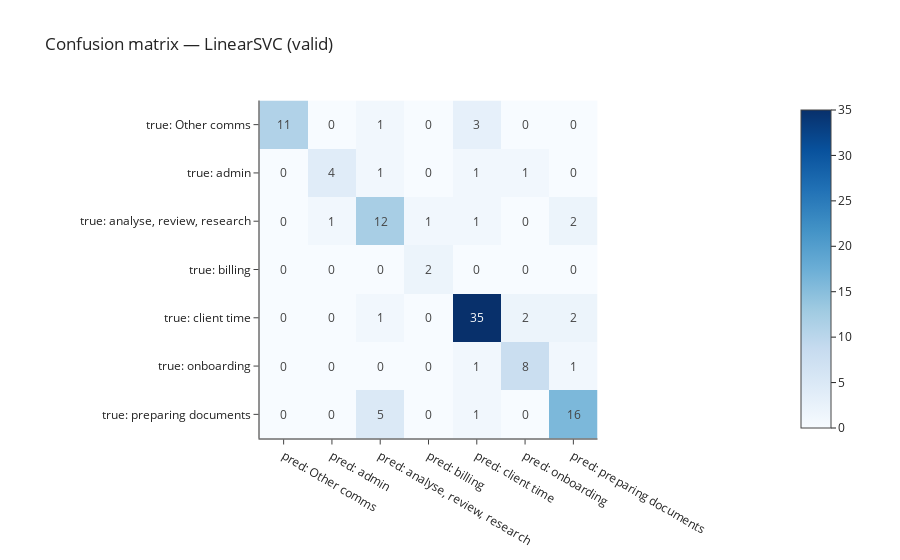

Write notebook code for a chart like this one.
### Code cell
labels = list(pipe_svc.classes_)
cm = confusion_matrix(y_va, yp_svc, labels=labels)
cm_df = pd.DataFrame(cm, index=[f"true: {c}" for c in labels],
                        columns=[f"pred: {c}" for c in labels])
fig = px.imshow(cm_df, text_auto=True, color_continuous_scale="Blues",
                title="Confusion matrix — LinearSVC (valid)")
fig.update_layout(template="simple_white")
fig.show()

### Figure 1 — Plotly figure (JSON) as saved in the notebook; plotly's stock layout.template omitted (floating-point values rounded to 4 significant figures)
{"data": [{"coloraxis": "coloraxis", "hovertemplate": "x: %{x}<br>y: %{y}<br>color: %{z}<extra></extra>", "name": "0", "texttemplate": "%{z}", "type": "heatmap", "x": ["pred: Other comms", "pred: admin", "pred: analyse, review, research", "pred: billing", "pred: client time", "pred: onboarding", "pred: preparing documents"], "xaxis": "x", "y": ["true: Other comms", "true: admin", "true: analyse, review, research", "true: billing", "true: client time", "true: onboarding", "true: preparing documents"], "yaxis": "y", "z": [[11, 0, 1, 0, 3, 0, 0], [0, 4, 1, 0, 1, 1, 0], [0, 1, 12, 1, 1, 0, 2], [0, 0, 0, 2, 0, 0, 0], [0, 0, 1, 0, 35, 2, 2], [0, 0, 0, 0, 1, 8, 1], [0, 0, 5, 0, 1, 0, 16]]}], "layout": {"coloraxis": {"colorscale": [[0, "rgb(247,251,255)"], [0.125, "rgb(222,235,247)"], [0.25, "rgb(198,219,239)"], [0.375, "rgb(158,202,225)"], [0.5, "rgb(107,174,214)"], [0.625, "rgb(66,146,198)"], [0.75, "rgb(33,113,181)"], [0.875, "rgb(8,81,156)"], [1, "rgb(8,48,107)"]]}, "title": {"text": "Confusion matrix — LinearSVC (valid)"}, "xaxis": {"anchor": "y", "constrain": "domain", "domain": [0, 1], "scaleanchor": "y"}, "yaxis": {"anchor": "x", "autorange": "reversed", "constrain": "domain", "domain": [0, 1]}}}
